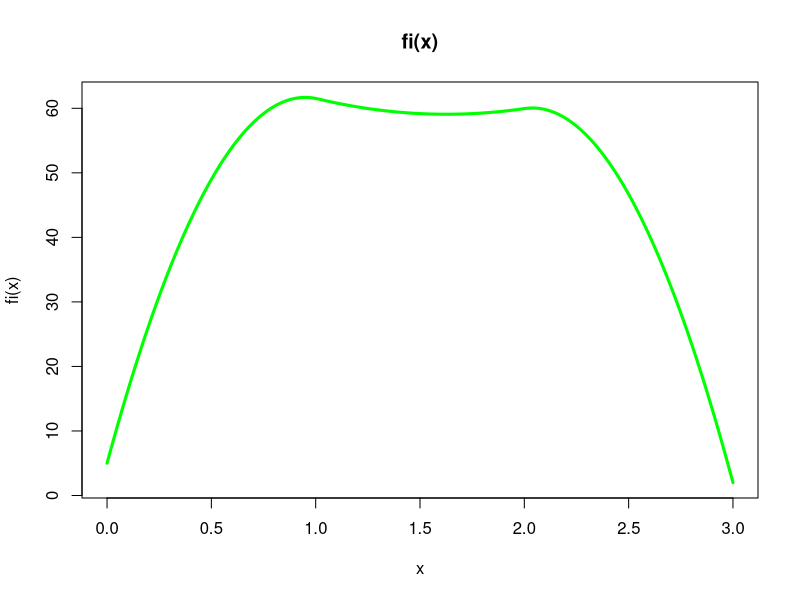

This chart was generated by the following R code:
## PROJEKT RÓWNANIA RÓŻNICZKOWE I RÓŻNICOWE ###
## dla n punktów,przy czym n dowolne
## calki obliczone metoda prostokatow
get_value_of_x_i <- function(i, n)
{
  return (i * 3 / n);
}
get_value_of_e_i_in_point_x <- function(i, x, n)
{
  x_i_minus_1 <- get_value_of_x_i(i-1,n)
  x_i <- get_value_of_x_i(i,n)
  x_i_plus_1 <- get_value_of_x_i(i+1,n)
  if ( x > x_i_minus_1 & x <= x_i)
  {
    return (n/3*(x-x_i_minus_1))
  }
  else if ( x > x_i & x < x_i_plus_1)
  {
    return (n/3*(x_i_plus_1-x))
  }
  else
  {
    return (0.0)
  }
}
get_vector_value_of_e_i <- function(i, x, n)
{
  x_i_minus_1 <- get_value_of_x_i(i - 1, n)
  x_i <- get_value_of_x_i(i, n)
  x_i_plus_1 <- get_value_of_x_i(i + 1, n)
  cond1 <- (x > x_i_minus_1) & (x <= x_i)
  cond2 <- (x > x_i) & (x < x_i_plus_1)
  result <- numeric(length(x))
  result[cond1] <- n / 3 * (x[cond1] - x_i_minus_1)
  result[cond2] <- n / 3 * (x_i_plus_1 - x[cond2])
  return(result)
}
get_integral_of_e_i <- function(i,integral_start,integral_end,n)
{
  x_start <- get_value_of_x_i(i-1,n)
  x_end <- get_value_of_x_i(i+1,n)
  start_to_integrate <- max(x_start,integral_start)
  end_to_integrate <- min(x_end, integral_end)
  if (start_to_integrate >= end_to_integrate)
  {
    return (0.0)
  }
  else
  {
    ### rozmiar prostokacika
    dist <- (end_to_integrate - start_to_integrate) / n*10
    sum <- 0.0
    for ( j in 0:(10*n-1) )
    {
      x <- start_to_integrate + j*dist
      sum <- sum + get_value_of_e_i_in_point_x(i,x,n)*dist
    }
    return (sum)
  }
}
## macierz B
b_martix_index_i_j <- function(i,j,n){
  if(abs(i-j) > 1)
  {
    return (0.0)
  }
  else if ( abs(i-j) == 1)
  {
    return (n/3)
  }
  else
  {
    return ((-2) * n/3)
  }
}
b_matrix <- function(n)
{
  main_matrix <- matrix(nrow=n-1,ncol=n-1)
  for ( i in 1:(n - 1) )
  {
    for ( j in 1:(n - 1) )
    {
      main_matrix[j, i]<-b_martix_index_i_j(i,j,n)
    }
  }
  return (main_matrix)
}
## macierz L
## dziedzina jest od 0 do 3
l_matrix_i <- function(i, n)
{
  return ( -40*pi*get_integral_of_e_i(i,0,1,n) + 4*pi*get_integral_of_e_i(i,1,2,n) - 40*pi*get_integral_of_e_i(i,2,3,n))
}
l_matrix <- function(n) {
  main_matrix <- numeric(n - 1)
  for (i in 1:(n - 1)) {
    main_matrix[i] <- l_matrix_i(i, n)
  }
  return(matrix(main_matrix, ncol = 1))
}
fi <- function(x, w, n) {
  suma <- numeric(length(x))
  for (i in 1:(n - 1))
  {
    suma <- suma + w[i] * get_vector_value_of_e_i(i, x, n)
  }
  # nalezy dodac przesuniecie do wektora
  return (5 - x + suma)
}
main <- function(n)
{
  b <- b_matrix(n)
  l <- l_matrix(n)
  w <- solve(b, l)
  x <- seq(0, 3, length.out = n)
  y <- fi(x, w, n)
  plot(x, y, type = "l", col = "green", lwd = 3, main = "fi(x)",
       xlab = "x", ylab = "fi(x)")
}
main(200)
